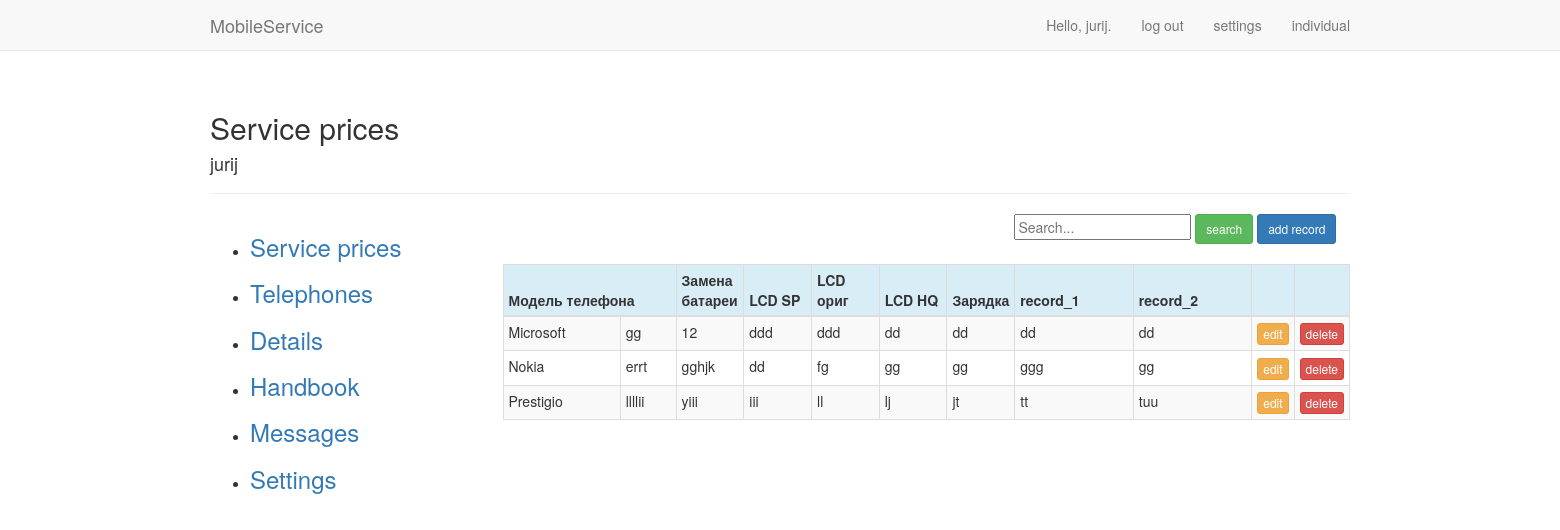
The app's page /users/service_prices/ (signed in), older data.
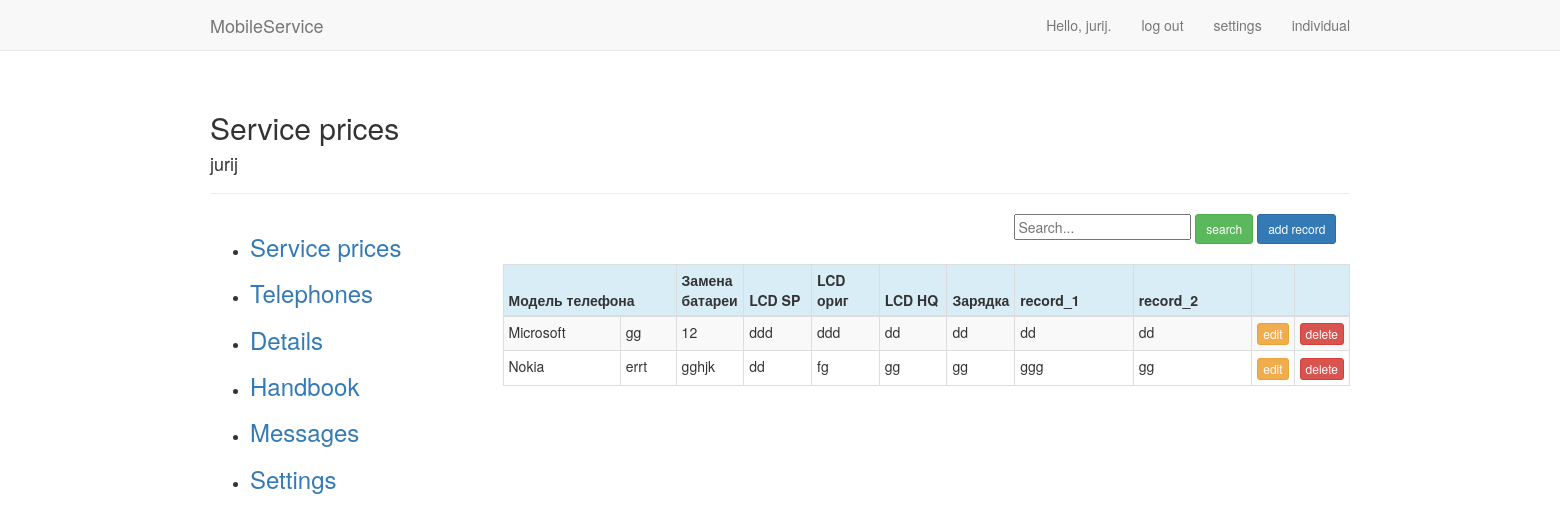
The same page, newer data.
### users/models.py (models this page shows, shortened)
class Price_list(models.Model):
    """модели"""
    SAM = 'Samsung'
    ALK = 'Alkatel'
    ASE = 'Aser'
    AMI = 'Amigo'
    AMO = 'Amoi'
    APL = 'IPhone'
    ASU = 'Asus'
    BBR = 'BlackBerry'
    BVI = 'BlackView'
    BLU = 'BLU'
    BQ = 'BQ'
    CAT = 'CAT'
    CAP = 'Caterpillar'
    COO = 'Coolpad'
    CUB = 'Cubot'
    DOO = 'Doogee'
    DOR = 'Doro'
    EST = 'Estar'
    ELE = 'Elephone'
    GIG = 'Gigabyte'
    GET = 'Getnord'
    GOO = 'Google'
    HTC = 'HTC'
    HP = 'HP'
    HOM = 'HomTom'
    KAZ = 'Kazam'
    MYP = 'MyPhone'
    NOU = 'Nous'
    ONE = 'OnePlus'
    OUK = 'Oukitel'
    PRE = 'Prestigio'
    ZTE = 'ZTE'
    ZOP = 'Zopo'
    HUA = 'Huawei'
    LEN = 'Lenovo'
    SON = 'Sony'
    LG = 'LG'
    MEI = 'Meizu'
    XIA = 'Xiaomi'
    MIR = 'Microsoft'
    NOK = 'Nokia'
    OTH = '------->'
    BRAND = ((APL, 'IPhone'), (SAM, 'Samsung'), (HUA, 'Huawei'), (MEI, 'Meizu'), (XIA, 'Xiaomi'), (NOK, 'Nokia'),
        (MIR, 'Microsoft'),(PRE, 'Prestigio'), (SON, 'Sony'), (ALK, 'Alcatel'), (ASU, 'Asus'), (ASE, 'Aser'),
        (AMI, 'Amigo'),(AMO, 'Amoi'),(BVI, 'BlackView'), (BLU, 'BLU'), (BQ, 'BQ'), (BBR, 'BlackBerry'),
        (CAT, 'CAT'), (CAP, 'Caterpillar'),(COO, 'Coolpad'),(CUB, 'Cubot'), (DOO, 'Doogee'), (DOR, 'Doro'),
        (ELE, 'Elephone'), (EST, 'Estar'), (GIG, 'Gigabyte'),(GET, 'Getnord'),(GOO, 'Google'), (HTC, 'HTC'),
        (HOM, 'HomTom'), (HP, 'HP'), (KAZ, 'Kazam'), (LEN, 'Lenovo'), (LG, 'Lg'),(MYP, 'MyPhone'),
        (NOU, 'Nous'), (ONE, 'OnePlus'), (OUK, 'Oukitel'), (ZOP, 'Zopo'), (ZTE, 'ZTE'), (OTH, '------->'))
    user_model = models.CharField(max_length=20,choices=BRAND)
    user_model_1 = models.CharField(max_length=20)
    battery_type = models.CharField(max_length=20,default='*')
    battery_replacement = models.CharField(max_length=6,default='*')
    LCD_SP = models.CharField(max_length=6,default='*')
    LCD_orig = models.CharField(max_length=6,default='*')
    LCD_HQ =  models.CharField(max_length=6,default='*')
    charging = models.CharField(max_length=6,default='*')
    record_1 = models.CharField(max_length=20,default='*')
    record_2 = models.CharField(max_length=20,default='*')
    record_3 = models.CharField(max_length=20,default='*')
    owner = models.ForeignKey(User, on_delete=models.CASCADE)

### users/views.py (the view)
# urls.py: path('service_prices/', views.service_prices, name='service_prices'),
@login_required
def service_prices(request):
    prices = Price_list.objects.filter(owner=request.user).order_by('user_model','user_model_1')
    context = {'prices': prices}
    return render(request, 'users/service_prices.html', context)

### users/templates/users/service_prices.html (shortened to what this page needs)
{% extends "mobile/base_1.html" %}
{% load bootstrap3 %}
{% block header %}
  <h2>Service prices</h2><h4>{{user.username}}</h4>
{% endblock header %}
{% block content %}
  <div class="row">
    <div class="col-xs-12 col-sm-offset-7">
      <form action="{% url 'users:service_search' %}" method="get" autocomplete="off" >
        <input name="q" type="text" placeholder="Search...">
        <button type="submit" class="btn btn-success btn-sm">search</button>
        <a href="{% url 'users:service_new_record' %}" class="btn btn-primary btn-sm">add record</a>
      </form>
    </div>
  </div>
  <div class="row">
    <div class="col-xs-12 col-sm-8">
    </div>
  </div>
  <table class="table table-striped table-bordered table-condensed table-hover">
    <thead>
      <tr class="info">
        <th colspan="2">Модель телефона</th>
        <th style="width:8%">Замена батареи</th>
        <th style="width:8%">LCD SP</th>
        <th style="width:8%">LCD ориг</th>
        <th style="width:8%">LCD HQ</th>
        <th style="width:8%">Зарядка</th>
        <th style="width:14%">record_1</th>
        <th style="width:14%">record_2</th>
        <th style="width:5%"></th>
        <th style="width:5%"></th>
      </tr>
    </thead>
    <tbody>
      {% for price in prices %}
        <tr>
          <td>{{price.user_model}}</td>
          <td>{{price.user_model_1}}</td>
          <td>{{price.battery_replacement}}</td>
          <td>{{price.LCD_SP}}</td>
          <td>{{price.LCD_orig}}</td>
          <td>{{price.LCD_HQ}}</td>
          <td>{{price.charging}}</td>
          <td>{{price.record_1}}</td>
          <td>{{price.record_2}}</td>
          <td><a href="{% url 'users:service_edit' price.id %}" class="btn btn-warning btn-xs">edit</a></td>
          <td><a href="{% url 'users:service_delete' price.id %}" class="btn btn-danger btn-xs">delete</a></td>
        </tr>
      {% endfor %}
    </tbody>
  </table>
{% endblock content %}

Row changes from the older to the newer data that the page shows:
removed Price_list: user_model "Prestigio", user_model_1 "llllii", battery_replacement "yiii", LCD_SP "iii", LCD_orig "ll", LCD_HQ "lj", charging "jt", record_1 "tt", record_2 "tuu"
